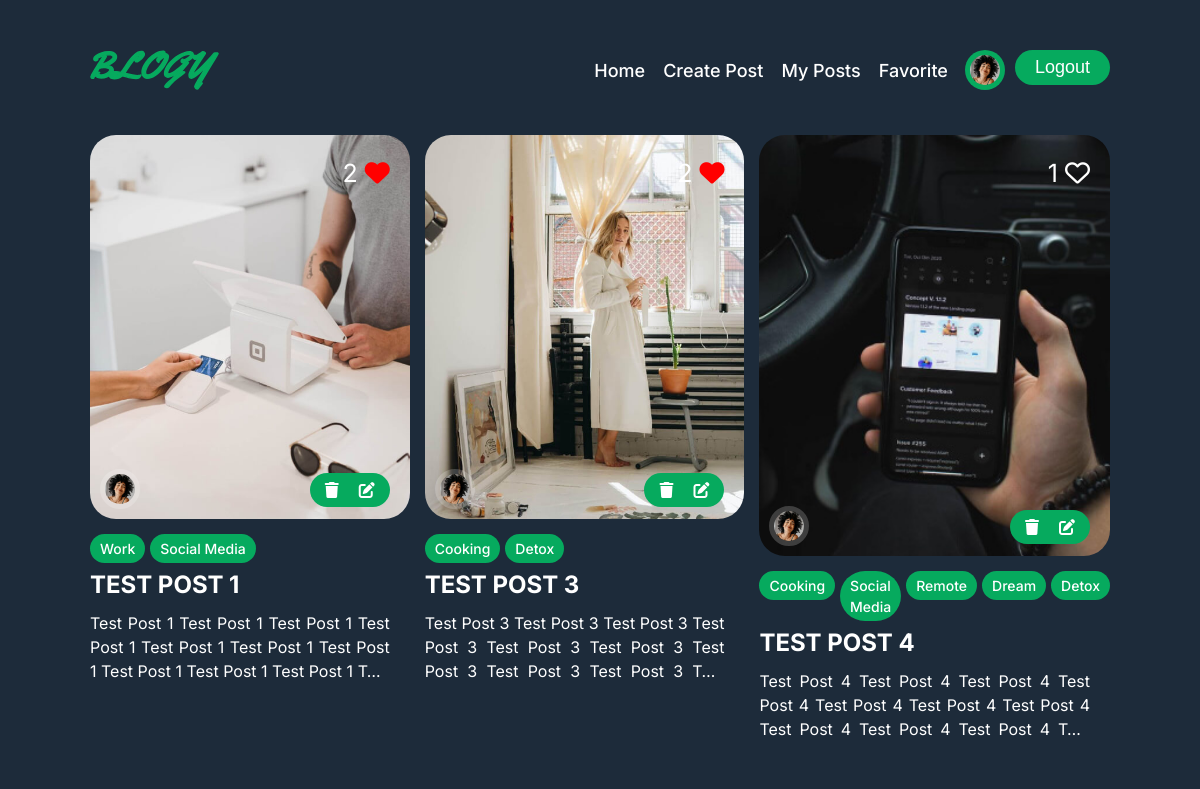
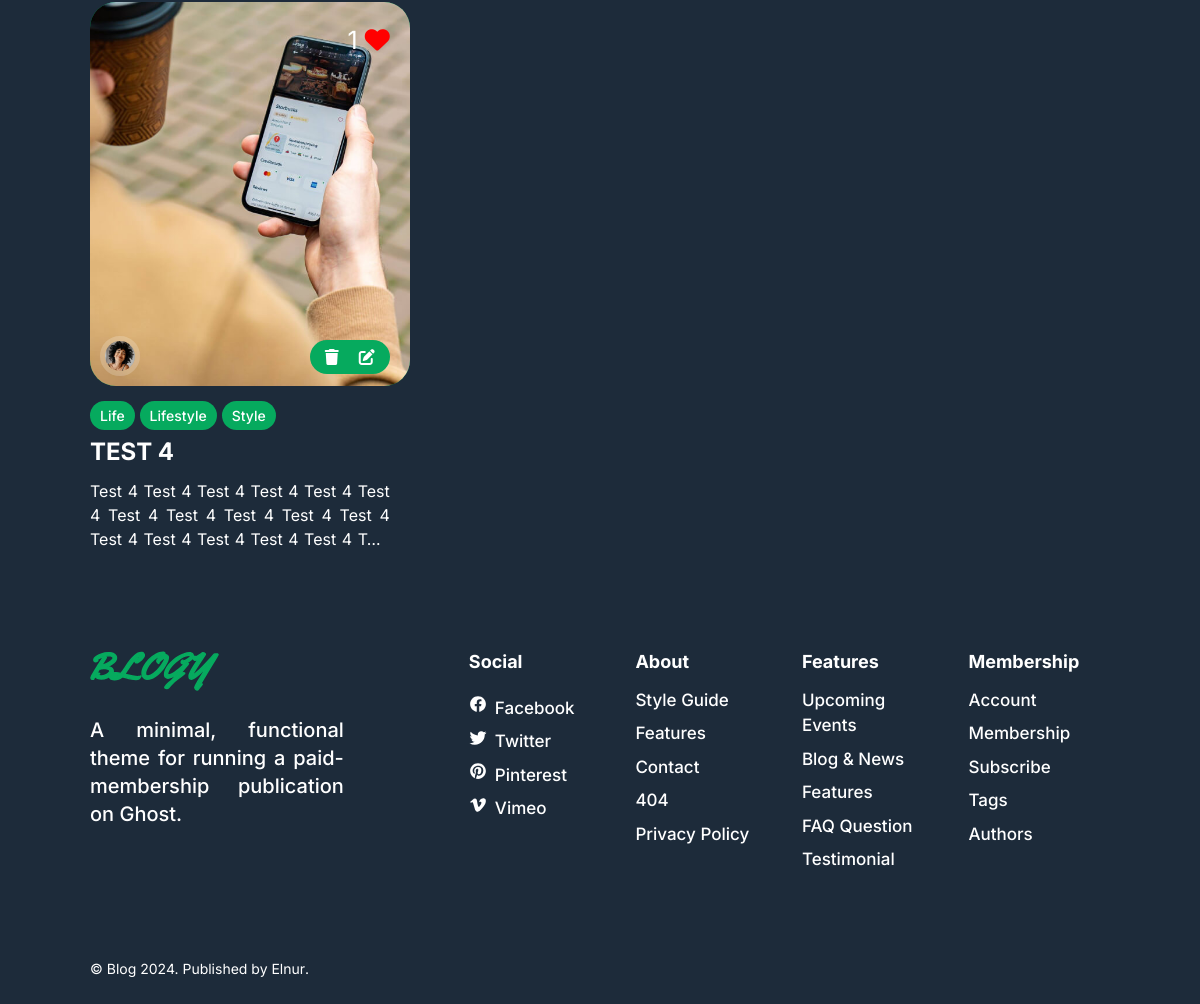
Page /posts/ (signed in) on the committed database (2 pictures, top to bottom).
### app/models.py (models this page shows, shortened)
class User(AbstractUser):
    image = models.ImageField(upload_to="users", default='users/user.png')
    birthdate = models.DateField(null=True, blank=True)
    bio = models.TextField(max_length=2550, null=True, blank=True)
    class Meta:
        verbose_name = "Пользователь"
        verbose_name_plural = "Пользователи"

class Post(models.Model):
    user = models.ForeignKey(User, on_delete=models.CASCADE)
    title = models.CharField(max_length=255)
    body = models.TextField()
    tags = models.ManyToManyField(Tag, related_name="posts")
    image = models.ImageField(upload_to="posts")
    created_at = models.DateTimeField(auto_now_add=True)
    updated_at = models.DateTimeField(auto_now=True)
    liked_by = models.ManyToManyField(User, related_name="liked_posts")
    class Meta:
        verbose_name = "Пост"
        verbose_name_plural = "Посты"

class Tag(models.Model):
    name = models.CharField(max_length=255)
    class Meta:
        verbose_name = "Тег"
        verbose_name_plural = "Теги"

### app/views.py (the view)
# urls.py: path('posts/', MyPosts.as_view(), name='posts'),
class MyPosts(LoginRequiredMixin, ListView):
    login_url = reverse_lazy("login")
    model = Post
    template_name = 'my_posts.html'
    context_object_name = 'posts'
    def get_context_data(self, **kwargs: Any) -> dict[str, Any]:
        context = super().get_context_data(**kwargs)
        context['posts'] = Post.objects.filter(user=self.request.user)
        return context

### templates/my_posts.html (shortened to what this page needs)
{% extends 'base.html' %}
{% load static %}
{% block css %} <link rel="stylesheet" href="{% static 'css/my_posts.css' %}"> {% endblock %}
{% block content %}
<section class="section recent" aria-label="recent post">
    <div class="container">
      <ul class="grid-list">
        {% for post in posts %}
        <li>
          <div class="blog-card">
            <figure
              class="card-banner img-holder"
              style="--width: 550; --height: 660"
            >
              <img
                src="{{ post.image.url}}"
                width="550"
                height="660"
                loading="lazy"
                alt="Creating is a privilege but it’s also a gift"
                class="img-cover"
              />
              <ul class="avatar-list absolute">
                <li class="avatar-item">
                  <a
                    href="#"
                    class="avatar img-holder"
                    style="--width: 100; --height: 100"
                  >
                    <img
                      src="{% if post.user.image %}  {{post.user.image.url}} {% else %} {% static 'img/user.png' %} {% endif %}"
                      width="100"
                      height="100"
                      loading="lazy"
                      alt="Author"
                      class="img-cover"
                    />
                  </a>
                </li>
              </ul>
              <div class="delete-edit absolute">
                <form action="{% url 'delete' post.id %}" method="post" >
                  <button type="submit"><i class="fa-solid fa-trash"></i></button>
                </form>
                <a href="{% url 'update_post' post.id %}"><i class="fa-solid fa-pen-to-square"></i></a>
              </div>
              <div class="like absolute">
                <a href="{% url 'like' post.id %}">
                  {{ post.liked_by.count }}
                    {% if request.user in post.liked_by.all %}
                    <i class="fa-solid fa-heart" style="color: red;"></i>
                  {% else %}
                    <i class="fa-regular fa-heart"></i>
                  {% endif %} </a>
              </div>
            </figure>
            <div class="card-content">
              <ul class="card-meta-list">
                {% for tag in post.tags.all %}
                <li>
                  <a href="#" class="card-tag">{{ tag.name }}</a>
                </li>
                {% endfor %}
              </ul>
              <h3 class="h4">
                <a href="{% url 'post' post.id %}" class="card-title hover:underline">
                  {{ post.title }}
                </a>
              </h3>
              <p class="card-text">{{ post.body }}</p>
            </div>
          </div>
        </li>
        {% endfor %}
      </ul>
    </div>
</section>
{% endblock %}

### templates/base.html (shortened to what this page needs)
{% load static %}
<!DOCTYPE html>
<html lang="en">
  <head>
    <link rel="stylesheet" href="{% static 'css/home.css' %}" />
    {% block css %} {% endblock %}
  </head>
  <body>
    <header class="header section" data-header>
      <div class="container">
        <a href="{% url 'home' %}" class="logo">
          <img
            src="{% static 'img/logo.svg' %}"
            width="129"
            height="40"
            alt="Blogy logo"
          />
        </a>
        <nav class="navbar" data-navbar>
          <ul class="navbar-list">
            <li class="navbar-item">
              <a
                href="{% url 'home' %}"
                class="navbar-link hover:underline"
                data-nav-link
                >Home</a
              >
            </li>
            <li class="navbar-item">
              <a href="{% url 'create_post' %}" class="navbar-link hover:underline" data-nav-link
                >Create Post</a
              >
            </li>
            <li class="navbar-item">
              <a href="{% url 'posts' %}" class="navbar-link hover:underline" data-nav-link
                >My Posts</a
              >
            </li>
            <li class="navbar-item">
              <a href="{% url 'favorite' %}" class="navbar-link hover:underline" data-nav-link
                >Favorite</a
              >
            </li>
          </ul>
        </nav>
        <div class="wrapper">
          {% if request.user.is_authenticated %}
          <a href="{% url 'profile' request.user.pk %}" class="join" style="padding: 5px; border-radius: 50%;"><img src="{{ request.user.image.url }}" alt="Avatar" style="height: 30px; width: 30px; border-radius: 50%;"></a>
          <form action="{% url 'logout' %}" method="post">
            <button type="submit" class="btn join">Logout</button>
          </form>
          {% else %}
          <a href="{% url 'signup' %}" class="btn join">Join</a>
          {% endif %}
        </div>
      </div>
    </header>
    {% block content %}
    {% endblock %}
    <footer class="footer">
      <div class="container">
        <div class="footer-top section">
          <div class="footer-brand">
            <a href="#" class="logo">
              <img
                src="{% static 'img/logo.svg' %}"
                width="129"
                height="40"
                alt="Blogy logo"
              />
            </a>
            <p class="footer-text">
              A minimal, functional theme for running a paid-membership
              publication on Ghost.
            </p>
          </div>
          <ul class="footer-list">
            <li>
              <p class="h5">Social</p>
            </li>
            <li class="footer-list-item">
              <ion-icon name="logo-facebook"></ion-icon>
              <a href="#" class="footer-link hover:underline">Facebook</a>
            </li>
            <li class="footer-list-item">
              <ion-icon name="logo-twitter"></ion-icon>
              <a href="#" class="footer-link hover:underline">Twitter</a>
            </li>
            <li class="footer-list-item">
              <ion-icon name="logo-pinterest"></ion-icon>
              <a href="#" class="footer-link hover:underline">Pinterest</a>
            </li>
            <li class="footer-list-item">
              <ion-icon name="logo-vimeo"></ion-icon>
              <a href="#" class="footer-link hover:underline">Vimeo</a>
            </li>
          </ul>
          <ul class="footer-list">
            <li>
              <p class="h5">About</p>
            </li>
            <li>
              <a href="#" class="footer-link hover:underline">Style Guide</a>
            </li>
            <li>
              <a href="#" class="footer-link hover:underline">Features</a>
            </li>
            <li>
              <a href="#" class="footer-link hover:underline">Contact</a>
            </li>
            <li>
              <a href="#" class="footer-link hover:underline">404</a>
            </li>
            <li>
              <a href="#" class="footer-link hover:underline">Privacy Policy</a>
            </li>
          </ul>
          <ul class="footer-list">
            <li>
              <p class="h5">Features</p>
            </li>
            <li>
              <a href="#" class="footer-link hover:underline"
                >Upcoming Events</a
              >
            </li>
            <li>
              <a href="#" class="footer-link hover:underline">Blog & News</a>
            </li>
            <li>
              <a href="#" class="footer-link hover:underline">Features</a>
            </li>
            <li>
              <a href="#" class="footer-link hover:underline">FAQ Question</a>
            </li>
            <li>
              <a href="#" class="footer-link hover:underline">Testimonial</a>
            </li>
          </ul>
          <ul class="footer-list">
            <li>
              <p class="h5">Membership</p>
            </li>
            <li>
              <a href="#" class="footer-link hover:underline">Account</a>
            </li>
            <li>
              <a href="#" class="footer-link hover:underline">Membership</a>
            </li>
            <li>
              <a href="#" class="footer-link hover:underline">Subscribe</a>
            </li>
            <li>
              <a href="#" class="footer-link hover:underline">Tags</a>
            </li>
            <li>
              <a href="#" class="footer-link hover:underline">Authors</a>
            </li>
          </ul>
        </div>
        <div class="section footer-bottom">
          <p class="copyright">
            &copy; Blog 2024. Published by
            <a href="#" class="copyright-link hover:underline">Elnur</a>.
          </p>
        </div>
      </div>
    </footer>
  </body>
</html>

### static/css/my_posts.css (style rules this page uses)
:root { --green: rgb(33, 250, 131); --red: rgb(252, 86, 108); --dusky-green: rgb(6, 170, 94); --opac-white: rgba(255, 255, 255, 0.8); --form-txt: rgba(255, 255, 255, 0.5); --darky: #1d2b3a; --light-grey: rgb(105, 105, 105); }
.card-title { text-transform: uppercase; }
body { margin: 20px; }
p { text-align: justify; }
.delete-edit.absolute { position: absolute; bottom: 12px; right: 20px; }
.delete-edit { display: flex; align-items: center; color: white; gap: 20px; padding: 5px 15px; background-color: var(--dusky-green); border-radius: 20px; }
.delete-edit button { all: initial; }
.fa-trash { color: white; }
.like { position: absolute; top: 20px; right: 20px; font-size: 25px; }

### rows in the picture
User: user.image (picture)
Post: image (picture), user.image (picture), liked_by.count "2", title "TEST POST 1", body "Test Post 1 Test Post 1 Test Post 1 Test Post 1 Test Post 1 Test Post 1 Test Post 1 Test Post 1 Test Post 1 Test Post 1…"
Tag: name "Work"
Tag: name "Social Media"
Post: image (picture), user.image (picture), liked_by.count "2", title "TEST POST 3", body "Test Post 3 Test Post 3 Test Post 3 Test Post 3 Test Post 3 Test Post 3 Test Post 3 Test Post 3 Test Post 3…"
Tag: name "Cooking"
Tag: name "Detox"
Post: image (picture), user.image (picture), liked_by.count "1", title "TEST POST 4", body "Test Post 4 Test Post 4 Test Post 4 Test Post 4 Test Post 4 Test Post 4 Test Post 4 Test Post 4 Test Post 4 Test Post 4…"
Tag: name "Remote"
Tag: name "Dream"
Post: image (picture), user.image (picture), liked_by.count "1", title "TEST 4", body "Test 4 Test 4 Test 4 Test 4 Test 4 Test 4 Test 4 Test 4 Test 4 Test 4 Test 4 Test 4 Test 4 Test 4 Test 4 Test 4…"
Tag: name "Life"
Tag: name "Lifestyle"
Tag: name "Style"
